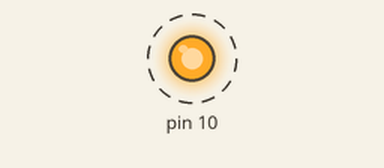
Bench run of a sketch on a simulated Arduino Uno, built with avr-gcc and run on an emulated ATmega328P. Shown: output pins drawn as LEDs (lit = HIGH). Dashed ring = blinking.

Above: at 0.05 s.
Timing chart, 0 to 3.0 s (numbered marks = the images above):
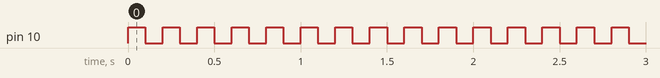

Measured:
- by itself, pin 10: alternates HIGH for 0.10 s and LOW for 0.10 s

The sketch:

switch_blink_for_infinate_time.ino
```cpp
void setup() {
pinMode(12,INPUT);      // pin connection
pinMode(10,OUTPUT);
}

void loop() {
 //if(digitalRead(12)==true)    // to check condition
//{digitalWrite(10,1);         // to on led
/*{
for(int i=100;i<=300;i++)    // to blink led at particular time
{digitalWrite(10,1);
delay(100);
digitalWrite(10,0);
delay(100);
}*/

while(true)     //to blink led for infinate time
{
  digitalWrite(10,1);
  delay(100);
  digitalWrite(10,0);
  delay(100);
}
//}
//else      // to check condition
//digitalWrite(10,0);    // to on led

}
```
